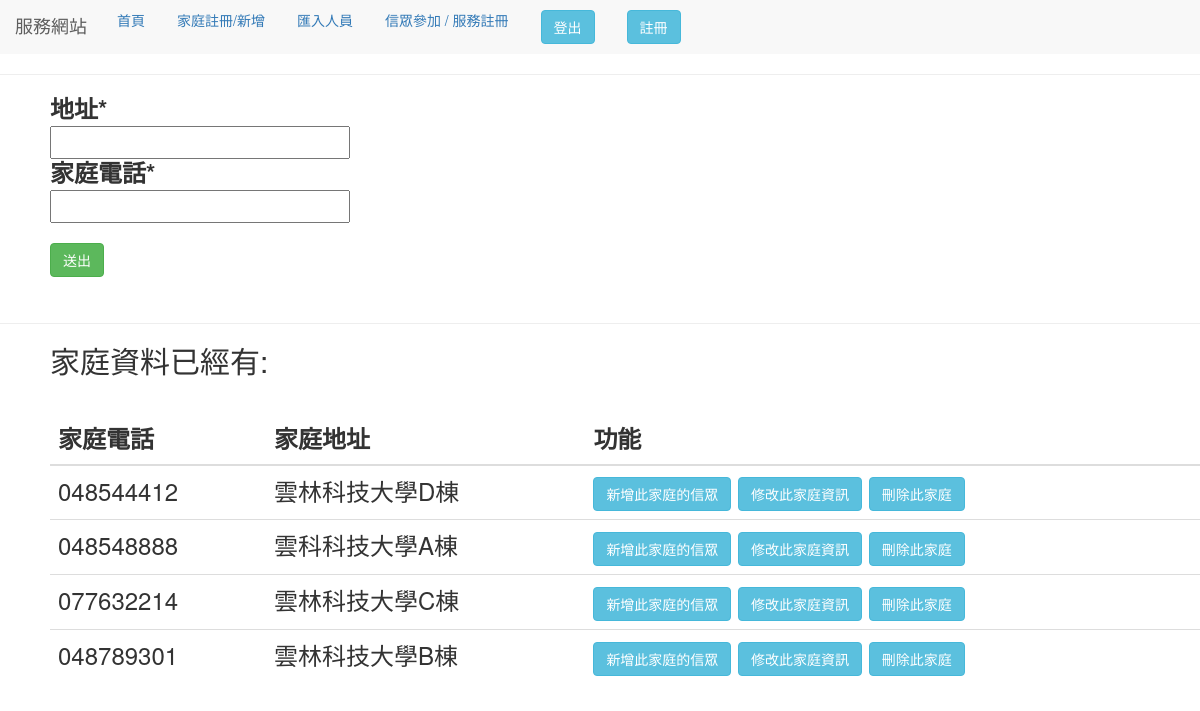
Page /home_register (signed in) on the earlier database version.
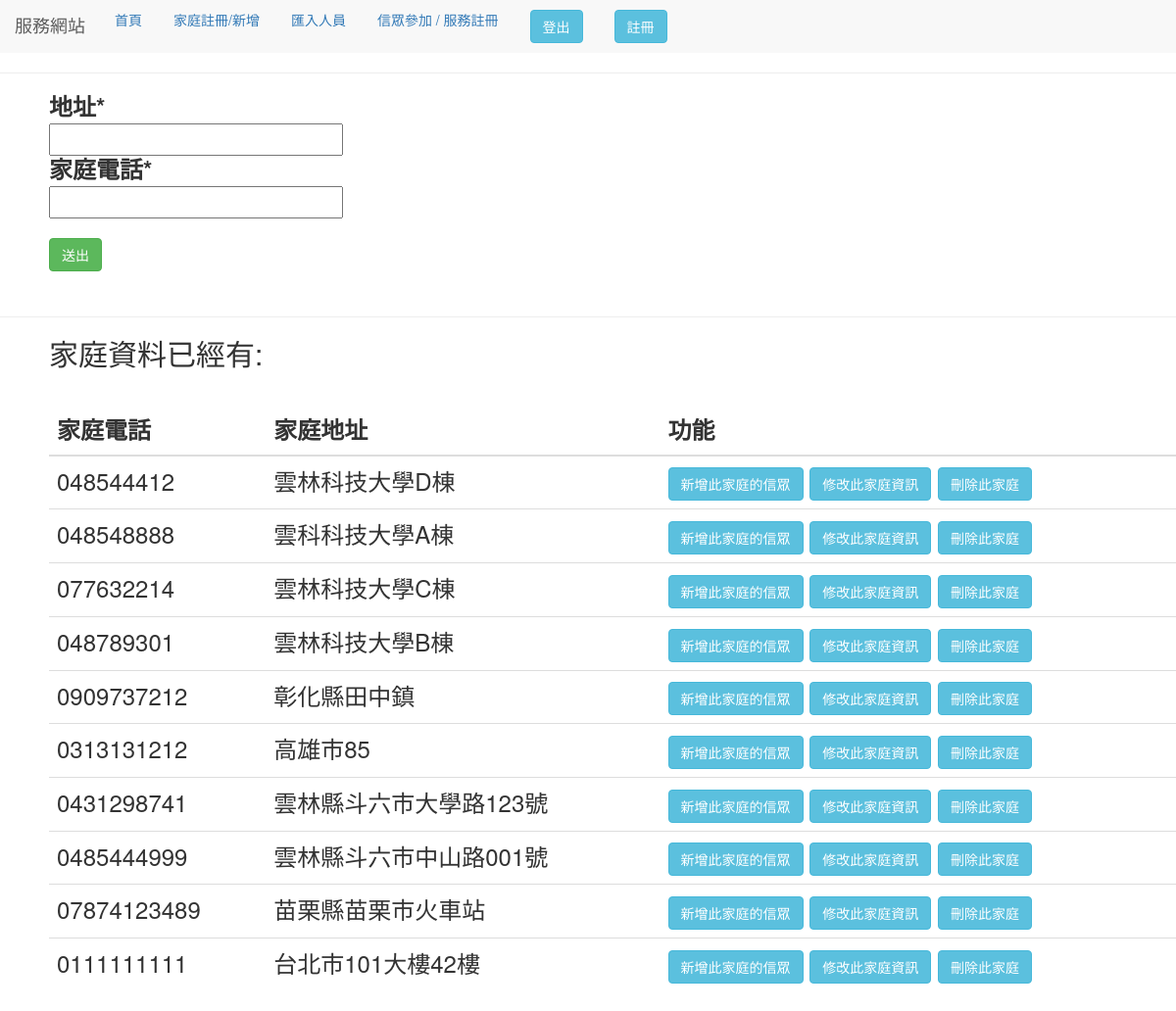
Same page on the later database version.
### use_app/models.py (models this page shows)
class Home(models.Model):
    address = models.CharField(verbose_name='地址', max_length=100)
    home_phone = models.CharField(verbose_name='家庭電話', max_length=100)
    class Meta:
        verbose_name_plural = '家庭資料庫'

### use_app/views.py (the view, shortened to what this page needs)
# urls.py: path('home_register', views.home_form),
@login_required(login_url='/use_login')
def home_form(request):
    form = homeform(request.POST or None)
    title_one = "家庭電話"
    title_two = "家庭地址"
    get_x = "家庭資料"
    get_all_data = Home.objects.all()  # 表單資料
    load_js = "home"
    context = locals()
    return render(request, "form.html", context)

### use_app/forms.py
class homeform(forms.Form):
    address = forms.CharField(label="地址")
    phone = forms.CharField(label="家庭電話"
,
                            validators=[
                                validators.RegexValidator(
                                    "(^\d{2}-?\d{3}-?\d{4}$)|(^d{10}$)",
                                    message='請輸入正確格式的電話號碼！')
                            ])

### templates/form.html (shortened to what this page needs)
{% extends "base.html" %}
{% block form %}
{% load crispy_forms_tags %}
<head>
    <link rel="stylesheet" href="//code.jquery.com/ui/1.12.1/themes/base/jquery-ui.css">
</head>
<body>
    <div style="margin-left:50px;">
        <form method='POST' enctype="multipart/form-data" novalidate>
            <div class="col-6">
                {{ form|crispy }} </div>
            <input type="submit" class="btn btn-success" value="送出" style="margin-top:20px">
        </form>
    </div>
    <br>
    <hr>
    <div style="margin-left:50px;">
        <h2>{{ get_x }}已經有:</h2>
        {% if get_all_data.all %}
        <br>
        <table class="table" id="data_table">
            <thead>
                <tr>
                    <th scope="col">{{title_one}}</th>
                    <th scope="col">{{title_two}}</th>
                    <th scope="col">功能</th>
                </tr>
            </thead>
            <tbody>
                {% for c in get_all_data.all %}
                <tr>
                    {% if c.home_phone %}
                    <td id="{{c.home_phone}}"> {{ c.home_phone }} </td>
                    {% endif %} {% if c.address %}
                    <td id="{{c.address}}"> {{ c.address }} </td>
                    {% endif %}
                    <td><a href="home/{{c.pk}}" ><button class="btn btn-info fix" >新增此家庭的信眾</button></a>
                        <button class="btn btn-info fix" value="{{c.address}}/{{c.home_phone }}">修改此家庭資訊 </button>
                        <button class="btn btn-info del" value="{{c.home_phone}}">刪除此家庭 </button> </td>
                </tr>
                {% endfor %}
            </tbody>
        </table>
        {% else %}
        <p>無資料</p>
        {% endif %}
    </div>
</body>
{% endblock %}

### templates/base.html (shortened to what this page needs)
<!DOCTYPE html>
<html>
<head>
</head>
<body>
    {% include 'header.html'%}
    <h3> {% block message%} {% endblock %}
        <hr> {% block form %} {% endblock %} {% block try%} {% endblock %}
</body>
</html>

### templates/header.html (shortened to what this page needs)
<head>
  <link rel="stylesheet" href="http://maxcdn.bootstrapcdn.com/bootstrap/3.3.4/css/bootstrap.min.css">
<body>
  <nav class="nav navbar-default">
    <ul class="nav nav-pills nav-fill">
      <div class="navbar-header" >
        <a class="navbar-brand" href="#">服務網站</a>
      </div>
      <li><a href="/ ">首頁</a></li>
      <li><a href="/home_register">家庭註冊/新增</a></li>
      <li><a href="/csv_add">匯入人員</a></li>
      <li><a href="/join_activity">信眾參加 / 服務註冊</a></li>
     <li> {% if request.user.is_authenticated %}
      <a href="logout" style="text-decoration:none;"><button class="btn btn-info">登出</button> </a>
      {% else %}
      <a href="use_login" style="text-decoration:none;"><button class="btn btn-info">登入</button> </a>
      {% endif %}</li>
      <li>  <a href="register" style="text-decoration:none;"><button class="btn btn-info">註冊</button> </a></li>
    </ul>
  </nav>
</body>
</head>

Differences in the rows shown:
added Home: home_phone "0909737212", address "彰化縣田中鎮"
added Home: home_phone "0313131212", address "高雄市85"
added Home: home_phone "0431298741", address "雲林縣斗六市大學路123號"
added Home: home_phone "0485444999", address "雲林縣斗六市中山路001號"
added Home: home_phone "07874123489", address "苗栗縣苗栗市火車站"
added Home: home_phone "0111111111", address "台北市101大樓42樓"
